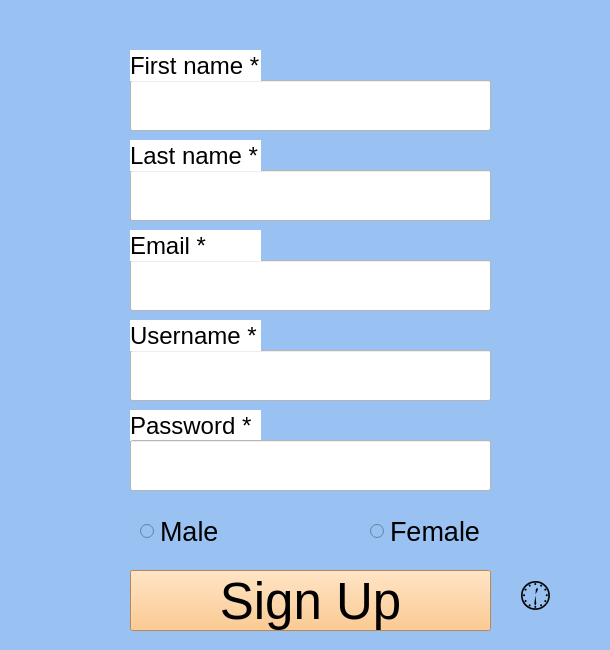
<?xml version="1.0" encoding="UTF-8"?>
<ui version="4.0">
 <class>Sign_up</class>
 <widget class="QMainWindow" name="Sign_up">
  <property name="geometry">
   <rect>
    <x>0</x>
    <y>0</y>
    <width>610</width>
    <height>650</height>
   </rect>
  </property>
  <property name="minimumSize">
   <size>
    <width>610</width>
    <height>650</height>
   </size>
  </property>
  <property name="maximumSize">
   <size>
    <width>610</width>
    <height>650</height>
   </size>
  </property>
  <property name="windowTitle">
   <string>Sign up</string>
  </property>
  <property name="styleSheet">
   <string notr="true">background-color: rgb(153, 193, 241);</string>
  </property>
  <widget class="QWidget" name="centralwidget">
   <widget class="QLineEdit" name="lfname">
    <property name="geometry">
     <rect>
      <x>130</x>
      <y>80</y>
      <width>361</width>
      <height>51</height>
     </rect>
    </property>
    <property name="font">
     <font>
      <pointsize>20</pointsize>
     </font>
    </property>
    <property name="styleSheet">
     <string notr="true">background-color: rgb(255, 255, 255);</string>
    </property>
   </widget>
   <widget class="QLineEdit" name="llname">
    <property name="geometry">
     <rect>
      <x>130</x>
      <y>170</y>
      <width>361</width>
      <height>51</height>
     </rect>
    </property>
    <property name="font">
     <font>
      <pointsize>20</pointsize>
     </font>
    </property>
    <property name="styleSheet">
     <string notr="true">background-color: rgb(255, 255, 255);</string>
    </property>
   </widget>
   <widget class="QLineEdit" name="lemail">
    <property name="geometry">
     <rect>
      <x>130</x>
      <y>260</y>
      <width>361</width>
      <height>51</height>
     </rect>
    </property>
    <property name="font">
     <font>
      <pointsize>20</pointsize>
     </font>
    </property>
    <property name="styleSheet">
     <string notr="true">background-color: rgb(255, 255, 255);</string>
    </property>
   </widget>
   <widget class="QLineEdit" name="lUsername">
    <property name="geometry">
     <rect>
      <x>130</x>
      <y>350</y>
      <width>361</width>
      <height>51</height>
     </rect>
    </property>
    <property name="font">
     <font>
      <pointsize>20</pointsize>
     </font>
    </property>
    <property name="styleSheet">
     <string notr="true">background-color: rgb(255, 255, 255);</string>
    </property>
   </widget>
   <widget class="QRadioButton" name="rbm">
    <property name="geometry">
     <rect>
      <x>140</x>
      <y>520</y>
      <width>112</width>
      <height>23</height>
     </rect>
    </property>
    <property name="font">
     <font>
      <pointsize>20</pointsize>
     </font>
    </property>
    <property name="text">
     <string>Male</string>
    </property>
   </widget>
   <widget class="QRadioButton" name="rbf">
    <property name="geometry">
     <rect>
      <x>370</x>
      <y>520</y>
      <width>112</width>
      <height>23</height>
     </rect>
    </property>
    <property name="font">
     <font>
      <pointsize>20</pointsize>
     </font>
    </property>
    <property name="text">
     <string>Female</string>
    </property>
   </widget>
   <widget class="QLabel" name="label">
    <property name="geometry">
     <rect>
      <x>130</x>
      <y>50</y>
      <width>131</width>
      <height>31</height>
     </rect>
    </property>
    <property name="font">
     <font>
      <pointsize>18</pointsize>
     </font>
    </property>
    <property name="styleSheet">
     <string notr="true">background-color: rgb(255, 255, 255);</string>
    </property>
    <property name="text">
     <string>First name *</string>
    </property>
   </widget>
   <widget class="QLabel" name="label_2">
    <property name="geometry">
     <rect>
      <x>130</x>
      <y>140</y>
      <width>131</width>
      <height>31</height>
     </rect>
    </property>
    <property name="font">
     <font>
      <pointsize>18</pointsize>
     </font>
    </property>
    <property name="styleSheet">
     <string notr="true">background-color: rgb(255, 255, 255);</string>
    </property>
    <property name="text">
     <string>Last name *</string>
    </property>
   </widget>
   <widget class="QLabel" name="label_3">
    <property name="geometry">
     <rect>
      <x>130</x>
      <y>230</y>
      <width>131</width>
      <height>31</height>
     </rect>
    </property>
    <property name="font">
     <font>
      <pointsize>18</pointsize>
     </font>
    </property>
    <property name="styleSheet">
     <string notr="true">background-color: rgb(255, 255, 255);</string>
    </property>
    <property name="text">
     <string>Email *</string>
    </property>
   </widget>
   <widget class="QLabel" name="label_4">
    <property name="geometry">
     <rect>
      <x>130</x>
      <y>320</y>
      <width>131</width>
      <height>31</height>
     </rect>
    </property>
    <property name="font">
     <font>
      <pointsize>18</pointsize>
     </font>
    </property>
    <property name="styleSheet">
     <string notr="true">background-color: rgb(255, 255, 255);</string>
    </property>
    <property name="text">
     <string>Username *</string>
    </property>
   </widget>
   <widget class="QLabel" name="label_5">
    <property name="geometry">
     <rect>
      <x>130</x>
      <y>410</y>
      <width>131</width>
      <height>31</height>
     </rect>
    </property>
    <property name="font">
     <font>
      <pointsize>18</pointsize>
     </font>
    </property>
    <property name="styleSheet">
     <string notr="true">background-color: rgb(255, 255, 255);</string>
    </property>
    <property name="text">
     <string>Password *</string>
    </property>
   </widget>
   <widget class="QLineEdit" name="lpassword">
    <property name="geometry">
     <rect>
      <x>130</x>
      <y>440</y>
      <width>361</width>
      <height>51</height>
     </rect>
    </property>
    <property name="font">
     <font>
      <pointsize>20</pointsize>
     </font>
    </property>
    <property name="styleSheet">
     <string notr="true">background-color: rgb(255, 255, 255);</string>
    </property>
   </widget>
   <widget class="QPushButton" name="btnsignup">
    <property name="geometry">
     <rect>
      <x>130</x>
      <y>570</y>
      <width>361</width>
      <height>61</height>
     </rect>
    </property>
    <property name="font">
     <font>
      <pointsize>38</pointsize>
     </font>
    </property>
    <property name="styleSheet">
     <string notr="true">background-color: rgb(255, 190, 111);</string>
    </property>
    <property name="text">
     <string>Sign Up</string>
    </property>
   </widget>
   <widget class="QLabel" name="lablechek">
    <property name="geometry">
     <rect>
      <x>520</x>
      <y>570</y>
      <width>41</width>
      <height>51</height>
     </rect>
    </property>
    <property name="font">
     <font>
      <pointsize>29</pointsize>
     </font>
    </property>
    <property name="text">
     <string>🕧</string>
    </property>
   </widget>
  </widget>
 </widget>
 <resources/>
 <connections/>
</ui>
